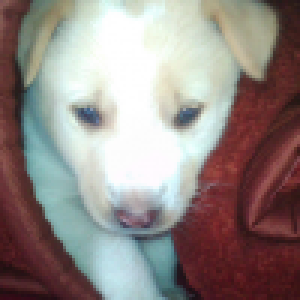
#> input picture Documents/computer vision/openCV/geek/Histograms Equalization/dog.png, 100 x 100 px (shown 3 times larger)
$ python main.py
#> lines starting #> are read from the running program, lines starting #| are printed output that depends on the picture
from cv2 import cv2
import numpy as np

image = cv2.imread("dog.png", 0)
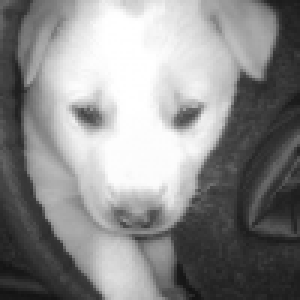
#> image: shape (100, 100) (shown 3 times larger); min 19, max 255, mean 139

equ = cv2.equalizeHist(image)
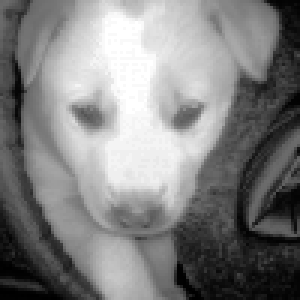
#> equ: shape (100, 100) (shown 3 times larger); min 0, max 255, mean 128.3
print(equ)
#> (printed output is left out)
res = np.hstack((image, equ))
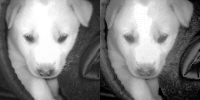
#> res: shape (100, 200); min 0, max 255, mean 133.7
print(res)
#> (printed output is left out)
cv2.imshow("image", res)
cv2.waitKey(0)
